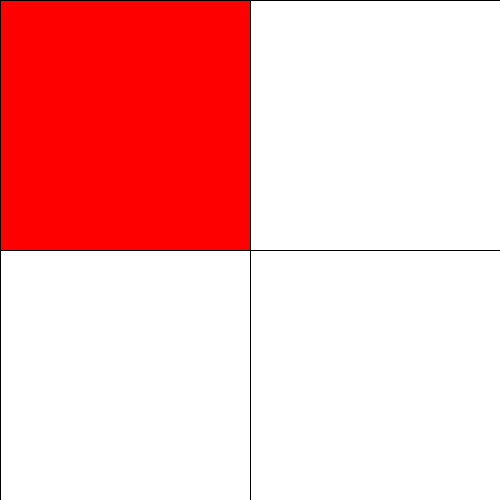
Frame 1 (no input)
Frame 60 (the mouse pressed at the canvas centre just before this capture): identical to frame 1, image omitted
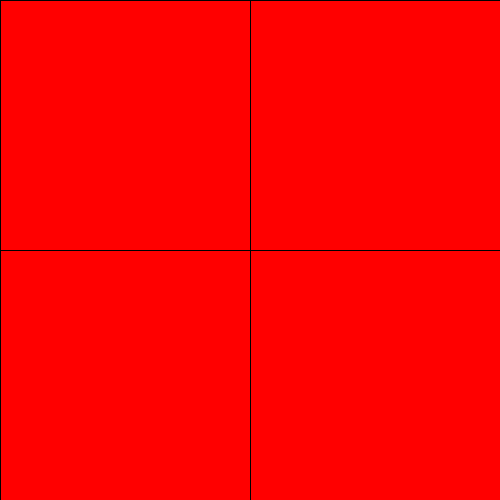
Frame 120 (the mouse held since frame 60 and released just before this capture)

The Processing sketch that drew these frames (run headless with seeded random() and noise(); from frame 60 on, the mouse is pressed at the canvas centre):

// Processing sketch: CooleyJeremy_ice_4
// ── CooleyJeremy_ice_4.pde
/**
* draws a rectangle in the middle of the canvas. 
* Every time the user clicks the rectangle, the background 
* color behind the rectangle changes to a random color. 
* 
* @author Jeremy Cooley
* @version 1.0 1/18/2020
*/ 

 
  void setup() 
  {
      size(500, 500);
           
      background(255);  // bg colour = white
      
      
  } 

  void draw() 
  {
      ///////////////////////// top left
      stroke(0);
      if (mouseX >= 0 && mouseX <= width/2 && mouseY >= 0 && mouseY <= height/2)
      {
        fill(255, 0, 0);
      }
      else
      {
        fill(255);
      }
      rectMode(CORNERS);
      rect(0,0, width/2,height/2); 
     
     
      
      ///////////////////////////// top right
      stroke(0);
      if (mouseX >= width/2 && mouseX <= width  && mouseY >= 0 && mouseY <= height/2)
      {
        fill(255, 0, 0);
      }
      else
      {
        fill(255);
      }
      rectMode(CORNERS);
      rect(width/2,0, width,height/2); 
      
      
      
      /////////////////////////////  bot left
      stroke(0);
      if (mouseX >= 0 && mouseX <= width/2 && mouseY >= height/2 && mouseY <= height)
      {
        fill(255, 0, 0);
      }
      else
      {
        fill(255);
      }
      rectMode(CORNERS);
      rect(0,height/2, width/2, height);
      
      
      
      //////////////////////////
      stroke(0);
      if (mouseX >= width/2 && mouseX <= width && mouseY >= height/2 && mouseY <= height)
      {
        fill(255, 0, 0);
      }
      else
      {
        fill(255);
      }
      rectMode(CORNERS);
      rect(width/2,height/2, width, height);
      
  }
  
  
 
